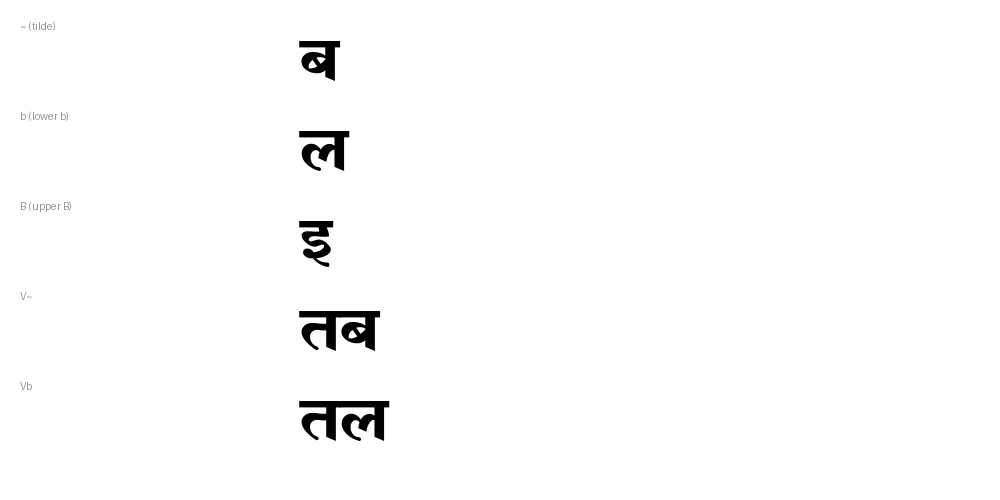

Write the Python code that produced this figure.
from PIL import Image, ImageDraw, ImageFont

font_path = "/home/samuelvictor/Downloads/Shreelipi_4642.TTF"
font = ImageFont.truetype(font_path, 80)

# Render ~ (0x7e), b (0x62), ^ (0x5e), ~b, V~
items = [
    ("~ (tilde)", "~"),
    ("b (lower b)", "b"),
    ("B (upper B)", "B"),
    ("V~", "V~"),
    ("Vb", "Vb")
]

img = Image.new('RGB', (1000, len(items)*100), color=(255, 255, 255))
draw = ImageDraw.Draw(img)

y = 20
for label, txt in items:
    draw.text((20, y), label, fill=(150, 150, 150))
    draw.text((300, y), txt, font=font, fill=(0, 0, 0))
    y += 90

img.save("scratch/verify_tilde.png")
print("Saved scratch/verify_tilde.png")
